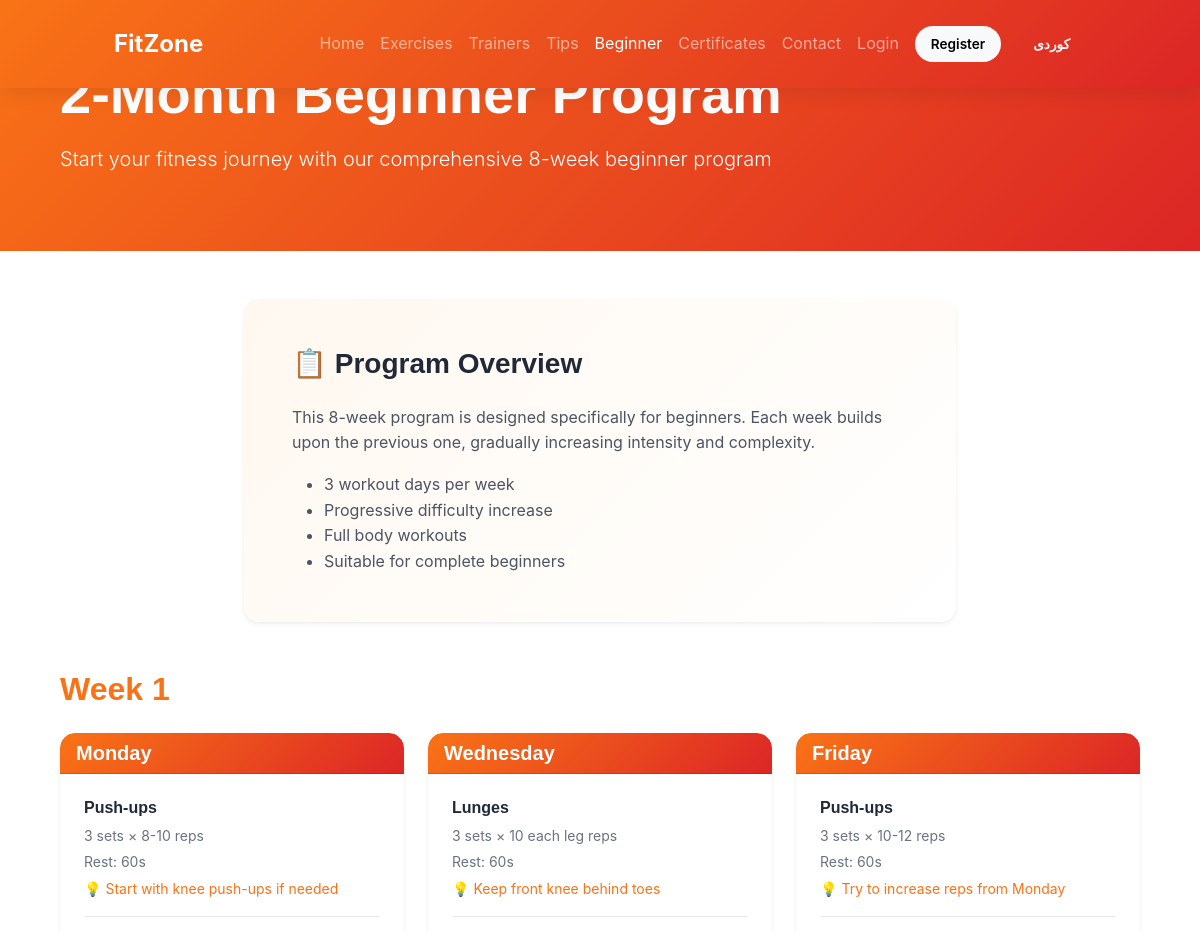
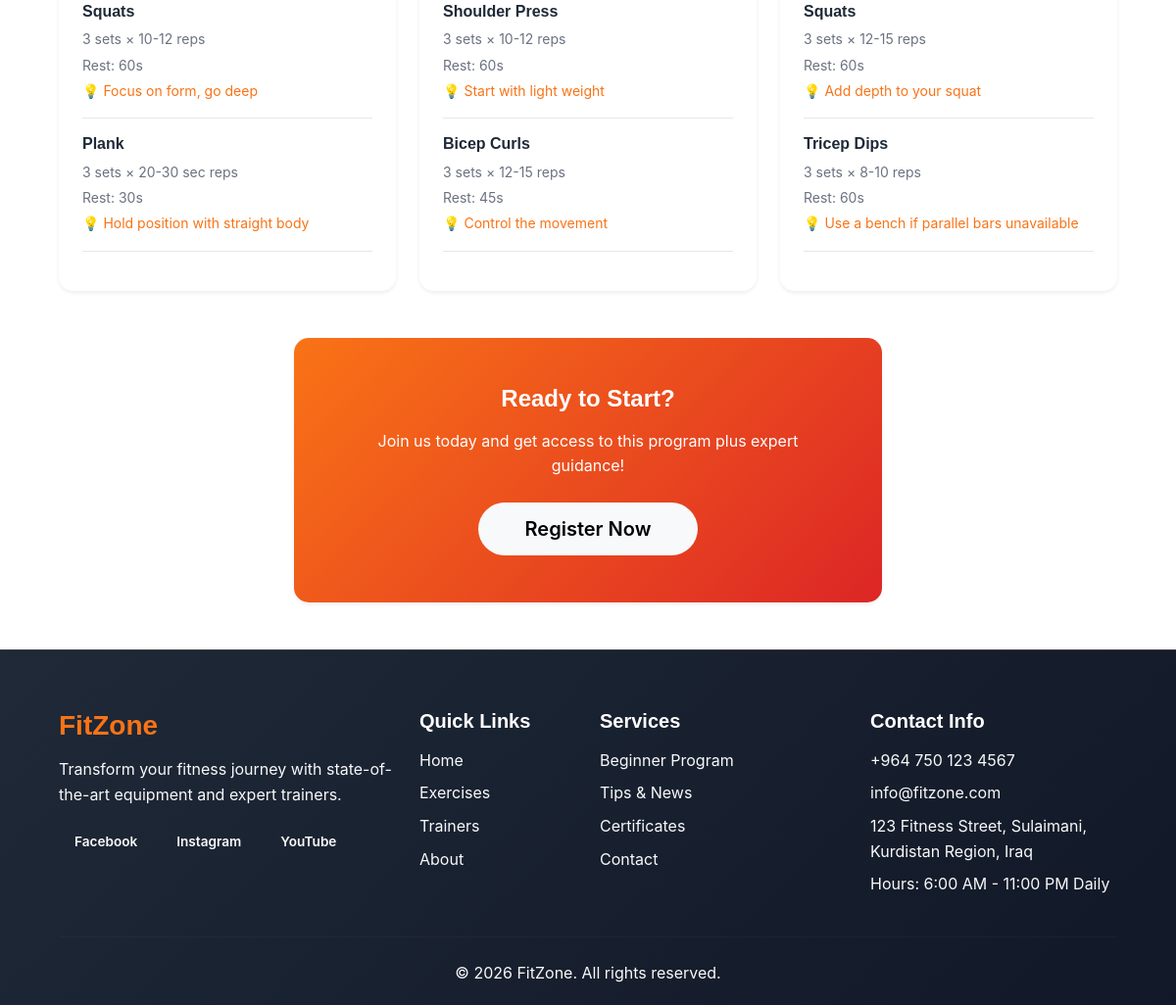
Page /beginners.php on the committed database (2 pictures, top to bottom).
### tables this page shows
CREATE TABLE `settings` (
    `id` INT PRIMARY KEY AUTO_INCREMENT,
    `setting_key` VARCHAR(100) NOT NULL UNIQUE,
    `setting_value` TEXT,
    `setting_value_ku` TEXT,
    `setting_type` ENUM('text', 'textarea', 'number', 'boolean', 'json', 'image', 'color') DEFAULT 'text',
    `category` VARCHAR(50) DEFAULT 'general',
    `label` VARCHAR(100),
    `label_ku` VARCHAR(100),
    `description` VARCHAR(255),
    `sort_order` INT DEFAULT 0,
    `updated_at` TIMESTAMP DEFAULT CURRENT_TIMESTAMP ON UPDATE CURRENT_TIMESTAMP
);

CREATE TABLE `beginner_games` (
    `id` INT PRIMARY KEY AUTO_INCREMENT,
    `game_id` INT NOT NULL,
    `week_number` INT NOT NULL DEFAULT 1,
    `day_of_week` ENUM('monday', 'tuesday', 'wednesday', 'thursday', 'friday', 'saturday', 'sunday'),
    `sets` INT DEFAULT 3,
    `reps` VARCHAR(50) DEFAULT '10-12',
    `rest_seconds` INT DEFAULT 60,
    `notes` TEXT,
    `notes_ku` TEXT,
    `sort_order` INT DEFAULT 0,
    `is_active` TINYINT(1) DEFAULT 1,
    `created_at` TIMESTAMP DEFAULT CURRENT_TIMESTAMP,
    FOREIGN KEY (`game_id`) REFERENCES `games`(`id`) ON DELETE CASCADE
);

CREATE TABLE `games` (
    `id` INT PRIMARY KEY AUTO_INCREMENT,
    `name` VARCHAR(150) NOT NULL,
    `name_ku` VARCHAR(150),
    `description` TEXT,
    `description_ku` TEXT,
    `short_description` VARCHAR(255),
    `short_description_ku` VARCHAR(255),
    `image` VARCHAR(255),
    `youtube_url` VARCHAR(255),
    `difficulty` ENUM('beginner', 'intermediate', 'advanced') DEFAULT 'beginner',
    `muscle_group` VARCHAR(100),
    `muscle_group_ku` VARCHAR(100),
    `equipment_needed` VARCHAR(200),
    `equipment_needed_ku` VARCHAR(200),
    `duration_minutes` INT,
    `calories_burn` INT,
    `instructions` TEXT,
    `instructions_ku` TEXT,
    `tips` TEXT,
    `tips_ku` TEXT,
    `is_featured` TINYINT(1) DEFAULT 0,
    `is_beginner_friendly` TINYINT(1) DEFAULT 0,
    `sort_order` INT DEFAULT 0,
    `is_active` TINYINT(1) DEFAULT 1,
    `view_count` INT DEFAULT 0,
    `created_at` TIMESTAMP DEFAULT CURRENT_TIMESTAMP,
    `updated_at` TIMESTAMP DEFAULT CURRENT_TIMESTAMP ON UPDATE CURRENT_TIMESTAMP
);

### beginners.php (the view, shortened to what the rows shown need)
<?php
require_once 'includes/config.php';
require_once 'includes/functions.php';
$program = [];
for ($week = 1; $week <= 8; $week++) {
    $days = fetchAll("
        SELECT bg.*, g.name, g.name_ku, g.description, g.description_ku
        FROM beginner_games bg
        JOIN games g ON bg.game_id = g.id
        WHERE bg.week_number = ? AND bg.is_active = 1
        ORDER BY bg.day_of_week, bg.sort_order
    ", [$week]);
    $program[$week] = $days;
}
include 'includes/header.php';
?>
<div class="page-header" style="background: linear-gradient(135deg, #f97316 0%, #dc2626 100%); padding: 60px 0; color: white;">
    <div class="container">
        <h1 class="display-4 fw-bold mb-3"><?= __('2-Month Beginner Program', 'پڕۆگرامی ٢ مانگ بۆ سەرەتاییەکان') ?></h1>
    </div>
</div>
<div style="background: white; min-height: 100vh;">
<div class="container py-5">
    <?php foreach ($program as $weekNum => $days): ?>
        <?php if (!empty($days)): ?>
            <div class="mb-5">
                <h2 class="fw-bold mb-4" style="color: #f97316;">
                    <?= __('Week', 'هەفتەی') ?> <?= $weekNum ?>
                </h2>
                <?php
                $byDay = [];
                foreach ($days as $item) {
                    $byDay[$item['day_of_week']][] = $item;
                }
                $dayNames = [
                    'monday' => __('Monday', 'دووشەممە'),
                    'tuesday' => __('Tuesday', 'سێشەممە'),
                    'wednesday' => __('Wednesday', 'چوارشەممە'),
                    'thursday' => __('Thursday', 'پێنجشەممە'),
                    'friday' => __('Friday', 'هەینی'),
                    'saturday' => __('Saturday', 'شەممە'),
                    'sunday' => __('Sunday', 'یەکشەممە')
                ];
                ?>
                <div class="row g-4">
                    <?php foreach ($byDay as $day => $exercises): ?>
                        <div class="col-lg-4 col-md-6">
                            <div class="card h-100 shadow-sm" style="border: none; border-radius: 15px; background: white;">
                                <div class="card-header" style="background: linear-gradient(135deg, #f97316, #dc2626); color: white; border-radius: 15px 15px 0 0;">
                                    <h5 class="mb-0 fw-bold"><?= $dayNames[$day] ?? ucfirst($day) ?></h5>
                                </div>
                                <div class="card-body p-4" style="background: white;">
                                    <?php foreach ($exercises as $exercise): ?>
                                        <div class="mb-3 pb-3" style="border-bottom: 1px solid #e5e7eb;">
                                            <h6 class="fw-bold mb-2" style="color: #1f2937;"><?= e(getLocalized($exercise, 'name')) ?></h6>
                                            <small class="d-block mb-1" style="color: #6b7280;">
                                                <?= $exercise['sets'] ?> sets × <?= e($exercise['reps']) ?> reps
                                            </small>
                                            <small class="d-block mb-1" style="color: #6b7280;">
                                                <?= __('Rest:', 'پشوو:') ?> <?= $exercise['rest_seconds'] ?>s
                                            </small>
                                            <?php if ($exercise['notes']): ?>
                                                <small class="d-block" style="color: #f97316;">
                                                    💡 <?= e(getLocalized($exercise, 'notes')) ?>
                                                </small>
                                            <?php endif; ?>
                                        </div>
                                    <?php endforeach; ?>
                                </div>
                            </div>
                        </div>
                    <?php endforeach; ?>
                </div>
            </div>
        <?php endif; ?>
    <?php endforeach; ?>
</div>
</div>
<?php include 'includes/footer.php'; ?>

### includes/navbar.php (shortened to what the rows shown need)
<?php
$lang = getCurrentLang();
?>
<nav class="navbar navbar-expand-lg navbar-dark sticky-top" style="background: linear-gradient(135deg, #f97316 0%, #dc2626 100%); box-shadow: 0 4px 20px rgba(0,0,0,0.1);">
    <div class="container">
        <a class="navbar-brand fw-bold" href="<?= SITE_URL ?>/index.php" style="font-size: 1.5rem;">
            <?= e(getSetting('site_name', $lang)) ?>
        </a>
        <div class="collapse navbar-collapse" id="navbarNav">
            <ul class="navbar-nav ms-auto align-items-center">
            </ul>
        </div>
    </div>
</nav>

### includes/footer.php (shortened to what the rows shown need)
    <footer class="footer" style="background: linear-gradient(135deg, #1f2937 0%, #111827 100%); color: white; padding: 60px 0 20px;">
        <div class="container">
            <div class="row g-4">
                <div class="col-lg-4 col-md-6">
                    <h3 class="fw-bold mb-3" style="color: #f97316;"><?= e(getSetting('site_name', $lang)) ?></h3>
                    <p class="text-light"><?= e(getSetting('site_description', $lang)) ?></p>
                    <div class="d-flex gap-2 mt-3">
                        <?php if ($fb = getSetting('social_facebook')): ?>
                            <a href="<?= e($fb) ?>" target="_blank" class="btn btn-sm btn-outline-light">Facebook</a>
                        <?php endif; ?>
                        <?php if ($ig = getSetting('social_instagram')): ?>
                            <a href="<?= e($ig) ?>" target="_blank" class="btn btn-sm btn-outline-light">Instagram</a>
                        <?php endif; ?>
                        <?php if ($yt = getSetting('social_youtube')): ?>
                            <a href="<?= e($yt) ?>" target="_blank" class="btn btn-sm btn-outline-light">YouTube</a>
                        <?php endif; ?>
                    </div>
                </div>
                <div class="col-lg-3 col-md-6">
                    <ul class="list-unstyled">
                        <li class="mb-2 text-light"><?= e(getSetting('site_phone')) ?></li>
                        <li class="mb-2 text-light"><?= e(getSetting('site_email')) ?></li>
                        <li class="mb-2 text-light"><?= e(getSetting('site_address', $lang)) ?></li>
                        <li class="mb-2 text-light"><?= __('Hours:', 'کاتژمێر:') ?> <?= e(getSetting('working_hours', $lang)) ?></li>
                    </ul>
                </div>
            </div>
            <div class="text-center text-light">
                <p class="mb-0">&copy; <?= date('Y') ?> <?= e(getSetting('site_name', $lang)) ?>. <?= __('All rights reserved.', 'هەموو مافەکان پارێزراون.') ?></p>
            </div>
        </div>
    </footer>
</body>
</html>

### rows in the picture
settings: setting_value "FitZone"
beginner_games: game.name "Push-ups", sets "3", reps "8-10", rest_seconds "60", notes "Start with knee push-ups if needed"
beginner_games: game.name "Squats", sets "3", reps "10-12", rest_seconds "60", notes "Focus on form, go deep"
beginner_games: game.name "Plank", sets "3", reps "20-30 sec", rest_seconds "30", notes "Hold position with straight body"
beginner_games: game.name "Lunges", sets "3", reps "10 each leg", rest_seconds "60", notes "Keep front knee behind toes"
beginner_games: game.name "Shoulder Press", sets "3", reps "10-12", rest_seconds "60", notes "Start with light weight"
beginner_games: game.name "Bicep Curls", sets "3", reps "12-15", rest_seconds "45", notes "Control the movement"
beginner_games: game.name "Push-ups", sets "3", reps "10-12", rest_seconds "60", notes "Try to increase reps from Monday"
beginner_games: game.name "Squats", sets "3", reps "12-15", rest_seconds "60", notes "Add depth to your squat"
beginner_games: game.name "Tricep Dips", sets "3", reps "8-10", rest_seconds "60", notes "Use a bench if parallel bars unavailable"
settings: setting_value "Transform your fitness journey with state-of-the-art equipment and expert trainers."
settings: setting_value "+964 750 123 4567"
settings: setting_value "info@fitzone.com"
settings: setting_value "123 Fitness Street, Sulaimani, Kurdistan Region, Iraq"
settings: setting_value "6:00 AM - 11:00 PM Daily"

### other values in the picture
__('Home', 'سەرەتا') "Home"
__('Exercises', 'ڕاهێنانەکان') "Exercises"
__('Trainers', 'ڕاهێنەرەکان') "Trainers"
__('Tips', 'ئامۆژگاری') "Tips"
__('Beginner', 'سەرەتایی') "Beginner"
__('Certificates', 'بڕوانامە') "Certificates"
__('Contact', 'پەیوەندی') "Contact"
__('Login', 'چوونەژوورەوە') "Login"
__('Register', 'تۆمارکردن') "Register"
__('2-Month Beginner Program', 'پڕۆگرامی ٢ مانگ بۆ سەرەتاییەکان') "2-Month Beginner Program"
__('Program Overview', 'کورتەی پڕۆگرام') "Program Overview"
__('3 workout days per week', '٣ ڕۆژی ڕاهێنان لە هەفتەیەکدا') "3 workout days per week"
__('Progressive difficulty increase', 'زیادبوونی سەختی بە دەرجە') "Progressive difficulty increase"
__('Full body workouts', 'ڕاهێنانی تەواوی جەستە') "Full body workouts"
__('Suitable for complete beginners', 'گونجاو بۆ سەرەتاییە تەواوەکان') "Suitable for complete beginners"
